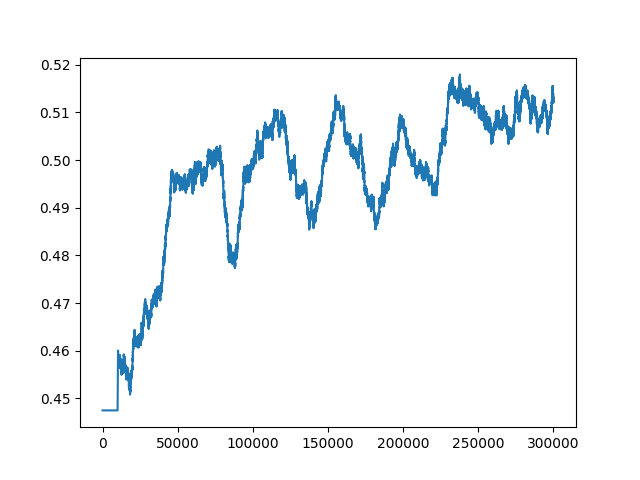

Reproduce this figure in Python.
# !/usr/bin/env python
#  -*- coding: utf-8 -*-
import numpy as np
import strengthen_functions
from neural_network import NeuralNetwork

class Queue_(object):
    def __init__(self, qlen):
        self.records = np.array([0] * qlen, dtype=np.int8)


class NeuralNetworkLockedStrength(NeuralNetwork):
    def __init__(self, gene, connection_to_watch):
        NeuralNetwork.__init__(self, gene)
        self.connection_to_watch = connection_to_watch

    def propagate_once(self, stimu_pool, strengthen_rate=0.00005, debug=False):
        '''
        update a connections strength while others remain fixed
        '''
        self.I += 1
        neurons_fired = set([])
        for X, Y_l in stimu_pool.data:
            neurons_fired = neurons_fired.union(X)
        neurons_newly_propagated = neurons_fired
        # init the transmission history slots to 0
        for i in range(self.N):
            for j in range(self.N):
                if self.transmission_history_m[i][j]:
                    self.transmission_history_m[i][j].records[self.transmission_history_pointer] = 0
        # propagate the stimulus
        while len(neurons_newly_propagated):
            neurons_propagated = set([])
            for i in neurons_newly_propagated:
                for j, strength in enumerate(self.connection_strength_m[i]):
                    # strength entry is either -1 (non-existence) or between [0, 1]
                    if strength > np.random.rand():
                        # add the newly propagated neuron
                        neurons_propagated.add(j)
                        # all propagated connections are recorded
                        self.transmission_history_m[i][j].records[self.transmission_history_pointer] = 1
            neurons_newly_propagated = neurons_propagated - neurons_fired
            neurons_fired = neurons_fired.union(neurons_propagated)
        # strengthen the connections
        if self.I > self.transmission_history_len:  # start synapse strengthening after history records are filled
            # compute the to-be strength given the frequency by the transimission history
            i, j = self.connection_to_watch
            frequency = \
                self.transmission_history_m[i][j].records.sum() / float(self.transmission_history_len)
            strengthen_func = self.strengthen_functions_m[i][j]
            strength_to_be = strengthen_func(frequency)
            current_strength = self.connection_strength_m[i][j]

            # if the to-be strength > crurent one, the strength should be increased by a little bit.
            # otherwise, descrease it by a little bit.
            if strength_to_be > current_strength:
                tmp_strength = current_strength + strengthen_rate
                if tmp_strength > 1:
                    self.connection_strength_m[i][j] = 1
                else:
                    self.connection_strength_m[i][j] = tmp_strength
            else:
                tmp_strength = current_strength - strengthen_rate
                if tmp_strength < 0:
                    self.connection_strength_m[i][j] = 0
                else:
                    self.connection_strength_m[i][j] = tmp_strength

        if debug:
            pass
        # moving the pointer
        self.transmission_history_pointer = (self.transmission_history_pointer + 1) % self.transmission_history_len

    def stats(self):
        i, j = self.connection_to_watch
        return { 'strength': self.connection_strength_m[i][j] }


if __name__ == "__main__":
    import numpy as np
    from neural_network import NeuralNetwork
    from gene import Gene
    from stimulus import StimuliPool
    import matplotlib as mpl
    mpl.use('Agg', warn=False)
    import matplotlib.pyplot as plt
    N = 7
    S = 2
    stimu_pool = StimuliPool(N, S)
    g = Gene(N, .5)
    stimu_pool.data = [[set([1]), [set([1,2])]]]
    g.connections = np.array([
            [0,0,0,0,0,0,1],
            [1,0,1,0,1,0,0],
            [1,0,0,0,0,0,0],
            [0,0,0,0,0,1,0],
            [0,0,0,1,0,0,0],
            [0,0,0,0,0,0,1],
            [0,1,0,0,0,0,0]])
    print(' gene (connection matrix) '.center(100, '-'))
    g.info()
    nn = NeuralNetworkLockedStrength(g, (1, 4))
    nn.initialize_synapses_strength(.5, .1)
    nn.set_strengthen_functions()
    print(' strength matrix to start '.center(100, '-'))
    print(nn.connection_strength_m_origin.round(4))
    print(' stimuli pool '.center(100, '-'))
    stimu_pool.info()
    print(' strengthen functions matrix '.center(100, '-'))
    # print(nn.strengthen_functions_m)
    nn.show_strengthen_functions_matrix()
    strength_stats = []
    for _ in range(300000):
        nn.propagate_once(stimu_pool, strengthen_rate=0.00005)
        strength_stats.append(nn.stats()['strength'])
        if _ % 1000 == 0:
            nn.evaluate_accuracy(stimu_pool)
            strength_stats.append(nn.stats()['strength'])
    print(' strength matrix at fixed point '.center(100, '-'))
    print(nn.connection_strength_m.round(4))
    print(' transmission frequency at fixed point '.center(100, '-'))
    print(nn.get_transmission_frequency())
    plt.plot(strength_stats)
    plt.savefig('./simu_02.png')
